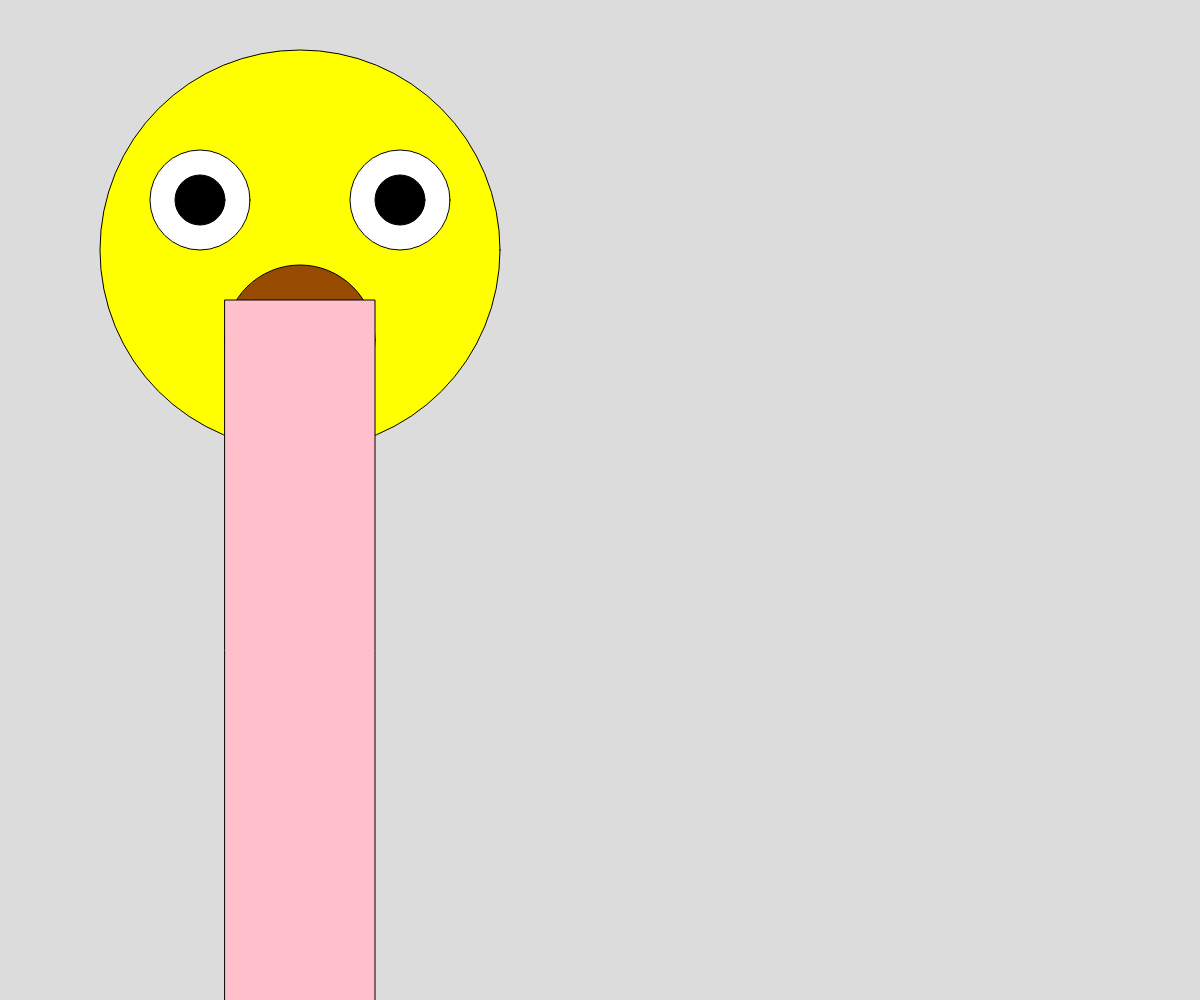
Frame 1 (no input)
Frame 60 (no input): identical to frame 1, image omitted
Frame 120 (the mouse pressed at the canvas centre since frame 60): identical to frame 1, image omitted

The p5.js sketch that drew this single still picture (run headless with seeded random() and noise() and a simulated clock; from frame 60 on, the mouse is pressed at the canvas centre):

// p5.js sketch
// ── sketch.js
function setup() {
  createCanvas(windowWidth, windowHeight,);
}

function draw() {
  background(220);
  fill(255,255,0)
  ellipse(300,250,400,400)
  fill (150,75,0)
ellipse (300,340,150,150)
  fill(255, 192, 203)
  rect(225,300,150,800)
  fill(255,255,255)
 ellipse(200,200,100,100)
fill (0,0,0)
  ellipse(200,200,50,50)
fill(255,255,255)
  ellipse(400,200,100,100)
fill (0,0,0)
  ellipse(400,200,50,50)
















}
